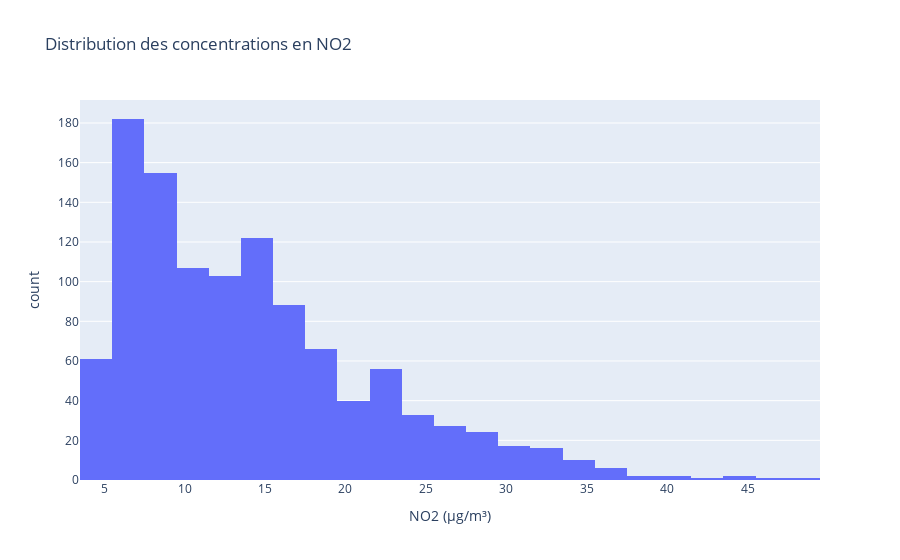

The code cell stored with this chart in its notebook:
### Code cell
fig = px.histogram(
    df,
    x="no2",
    nbins=30,
    title="Distribution des concentrations en NO2",
    labels={"no2": "NO2 (µg/m³)"}
)
fig.show()

### Figure 1 — Plotly figure (JSON) as saved in the notebook; plotly's stock layout.template omitted (floating-point values rounded to 4 significant figures; data arrays with more than 128 entries replaced by an {"elided": "..."} marker saying what was removed)
{"data": [{"alignmentgroup": "True", "bingroup": "x", "hovertemplate": "NO2 (µg/m³)=%{x}<br>count=%{y}<extra></extra>", "legendgroup": "", "marker": {"color": "#636efa", "pattern": {"shape": ""}}, "name": "", "nbinsx": 30, "offsetgroup": "", "orientation": "v", "showlegend": false, "type": "histogram", "x": {"elided": "1125 int values"}, "xaxis": "x", "yaxis": "y"}], "layout": {"barmode": "relative", "legend": {"tracegroupgap": 0}, "title": {"text": "Distribution des concentrations en NO2"}, "xaxis": {"anchor": "y", "domain": [0, 1], "title": {"text": "NO2 (µg/m³)"}}, "yaxis": {"anchor": "x", "domain": [0, 1], "title": {"text": "count"}}}}
